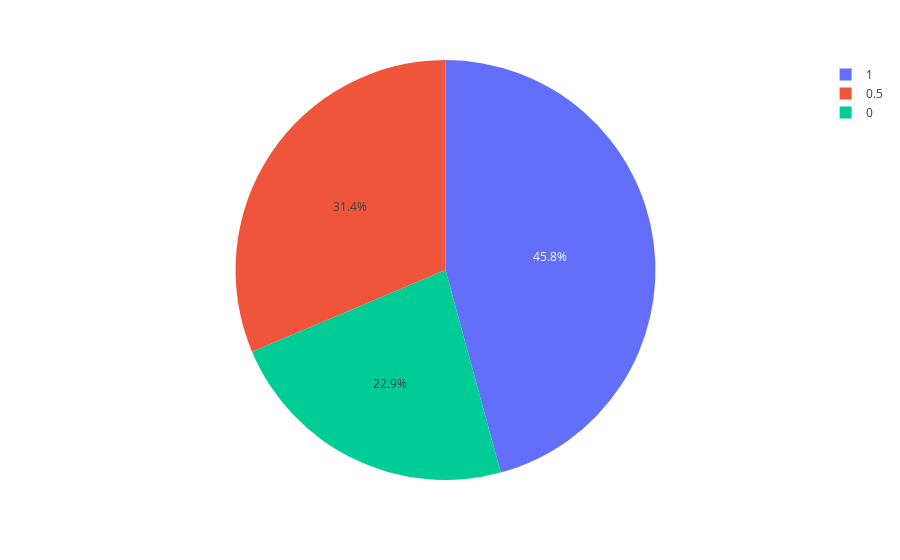

Notebook cell for this chart:
### Markdown cell above
# Análise

### Code cell
fig = px.pie(df, names='would_use')
fig.show()

### Figure 1 — Plotly figure (JSON) as saved in the notebook; plotly's stock layout.template omitted (floating-point values rounded to 4 significant figures; data arrays with more than 128 entries replaced by an {"elided": "..."} marker saying what was removed)
{"data": [{"domain": {"x": [0, 1], "y": [0, 1]}, "hovertemplate": "would_use=%{label}<extra></extra>", "labels": {"elided": "354 float values"}, "legendgroup": "", "name": "", "showlegend": true, "type": "pie"}], "layout": {"legend": {"tracegroupgap": 0}, "margin": {"t": 60}}}
